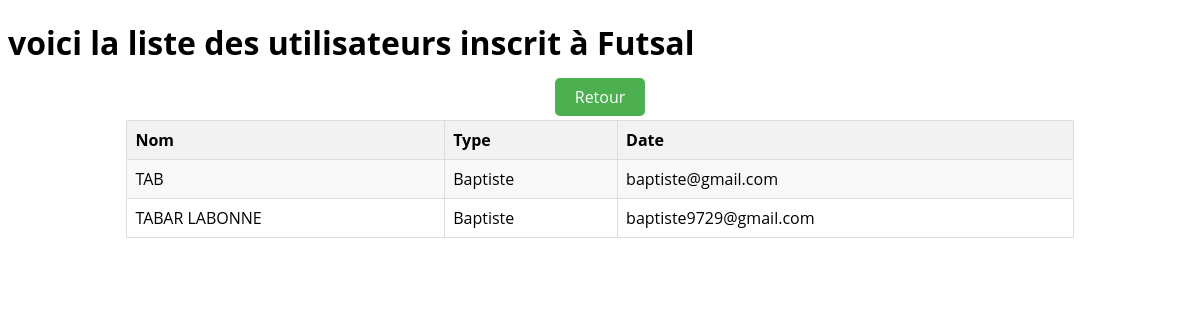
Page /usersByEvents.php?id=1 on the earlier database version.
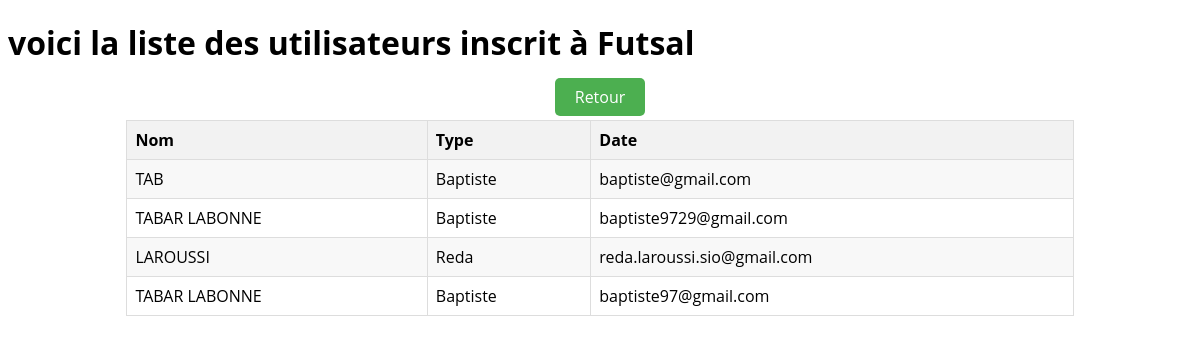
Same page on the later database version.
### tables this page shows
CREATE TABLE IF NOT EXISTS `events_users` (
  `id` int(11) NOT NULL AUTO_INCREMENT,
  `event_id` int(11) NOT NULL,
  `user_id` int(11) NOT NULL,
  PRIMARY KEY (`id`),
  KEY `event_id` (`event_id`),
  KEY `user_id` (`user_id`),
  CONSTRAINT `events_users_ibfk_1` FOREIGN KEY (`event_id`) REFERENCES `events` (`id`),
  CONSTRAINT `events_users_ibfk_2` FOREIGN KEY (`user_id`) REFERENCES `users` (`id`)
);

CREATE TABLE IF NOT EXISTS `users` (
  `id` int(11) NOT NULL AUTO_INCREMENT,
  `nom` varchar(255) NOT NULL,
  `prenom` varchar(255) NOT NULL,
  `password` varchar(255) NOT NULL,
  `email` varchar(255) NOT NULL,
  `role` enum('ROLE_USER','ROLE_ADMIN') NOT NULL DEFAULT 'ROLE_USER',
  `nb_events` int(11) NOT NULL DEFAULT '0',
  `newsletter` tinyint(1) DEFAULT '0',
  PRIMARY KEY (`id`)
);

### public/fonction.php (called while the page is built, shortened)
<?php
require_once 'connexion_bd.php';
function idEvents($id){
    global $pdo;
    $query = 'SELECT * FROM events WHERE id=:id';
    $prep = $pdo->prepare($query);
    $prep->bindValue(':id', $id);
    $prep->execute();
    return $prep->fetch();
}
function usersByEvent($event_id){
    global $pdo;
    $query = 'SELECT * FROM events_users LEFT
              JOIN users ON events_users.user_id = users.id
              WHERE event_id=:event_id';
    $prep = $pdo->prepare($query);
    $prep->bindValue(':event_id', $event_id);
    $prep->execute();
    return $prep->fetchAll();
}

### public/usersByEvents.php (the view, shortened to what this page needs)
<!DOCTYPE html>
<html lang="fr">
<head class="tete">
    <?php
    require_once 'fonction.php';
    if (isset($_GET['id'])) {
        $event_id = $_GET['id'];
        $event = idEvents($event_id);
        $users = usersByEvent($event_id);
    }
    ?>
</head>
<body>
    <div class="container">
        <table class="table table-bordered table-dark">
            <h1>
                <?php echo $_SESSION['prenom'] ?> voici la liste des utilisateurs inscrit à <?php echo $event->nom; ?>
            </h1>
            <div style="text-align: center; margin-top: 10px;">
                <a href="listeEvents.php" class="btn btn-primary">Retour</a>
            </div>
            <tr>
                <th>Nom</th>
                <th>Type</th>
                <th>Date</th>
            </tr>
            <?php foreach ($users as $us): ?>
                <tr>
                    <td>
                        <?php echo $us->nom ?>
                    </td>
                    <td>
                        <?php echo $us->prenom ?>
                    </td>
                    <td>
                        <?php echo $us->email ?>
                    </td>
                </tr>
            <?php endforeach ?>
        </table>
    </div>
</body>

Differences in the rows shown:
added events_users: user.nom "LAROUSSI", user.prenom "Reda", user.email "reda.laroussi.sio@gmail.com"
added events_users: user.nom "TABAR LABONNE", user.prenom "Baptiste", user.email "baptiste97@gmail.com"
